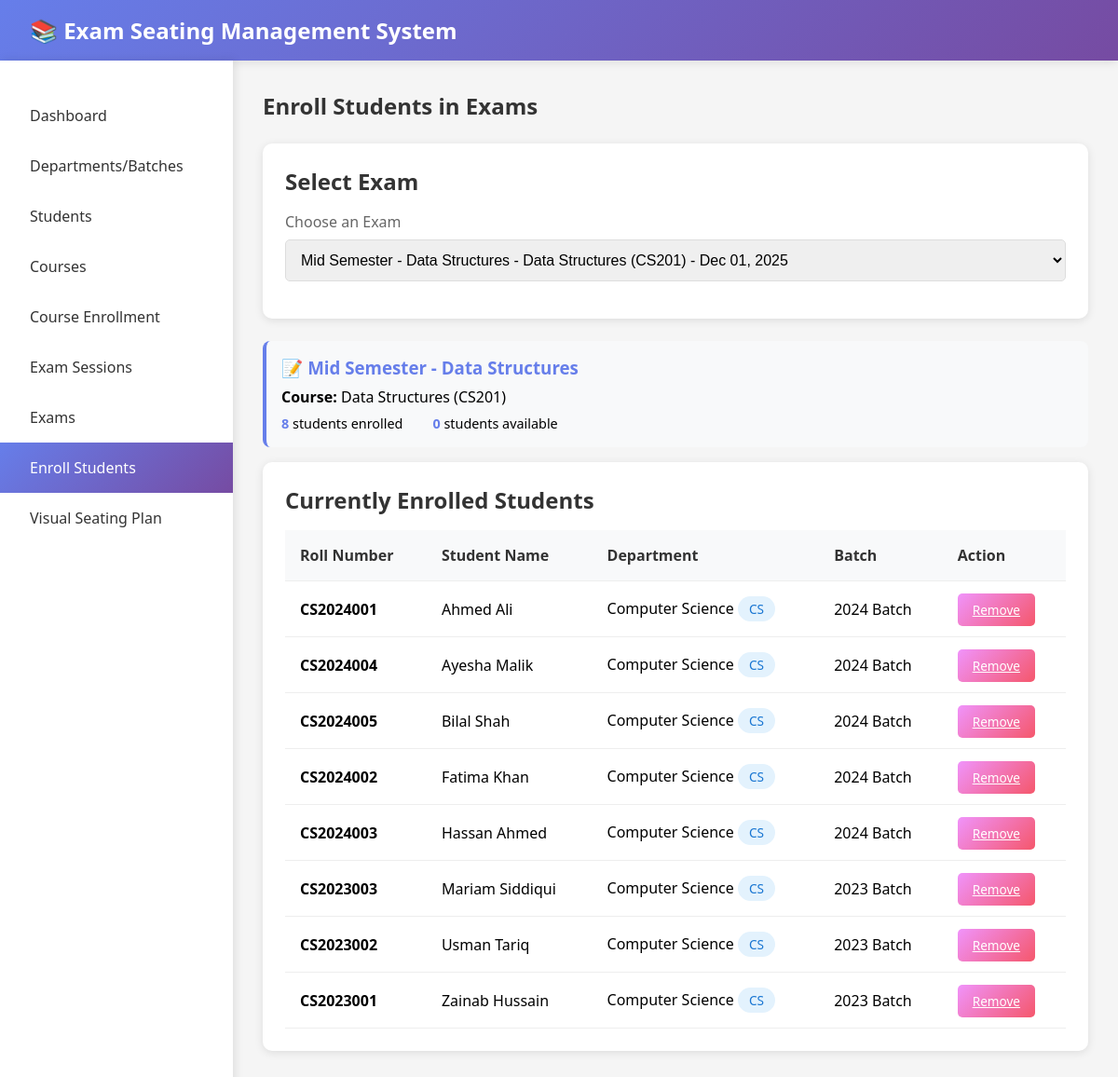
/enroll_students.php?exam_id=1, run on the app's committed database.
### tables this page shows
CREATE TABLE exams (
    id INT PRIMARY KEY AUTO_INCREMENT,
    name VARCHAR(200) NOT NULL,
    exam_date DATE NOT NULL,
    start_time TIME NOT NULL,
    end_time TIME NOT NULL,
    course_id INT NOT NULL,
    created_at TIMESTAMP DEFAULT CURRENT_TIMESTAMP,
    FOREIGN KEY (course_id) REFERENCES courses(id) ON DELETE CASCADE
);

CREATE TABLE courses (
    id INT PRIMARY KEY AUTO_INCREMENT,
    department_id INT NOT NULL,
    name VARCHAR(200) NOT NULL,
    code VARCHAR(20) NOT NULL UNIQUE,
    credits INT DEFAULT 3,
    created_at TIMESTAMP DEFAULT CURRENT_TIMESTAMP,
    FOREIGN KEY (department_id) REFERENCES departments(id) ON DELETE CASCADE
);

CREATE TABLE exam_enrollments (
    id INT PRIMARY KEY AUTO_INCREMENT,
    exam_id INT NOT NULL,
    student_id INT NOT NULL,
    created_at TIMESTAMP DEFAULT CURRENT_TIMESTAMP,
    FOREIGN KEY (exam_id) REFERENCES exams(id) ON DELETE CASCADE,
    FOREIGN KEY (student_id) REFERENCES students(id) ON DELETE CASCADE,
    UNIQUE KEY unique_enrollment (exam_id, student_id)
);

CREATE TABLE students (
    id INT PRIMARY KEY AUTO_INCREMENT,
    name VARCHAR(100) NOT NULL,
    roll_number VARCHAR(50) NOT NULL UNIQUE,
    batch_id INT NOT NULL,
    department_id INT NOT NULL,
    created_at TIMESTAMP DEFAULT CURRENT_TIMESTAMP,
    FOREIGN KEY (batch_id) REFERENCES batches(id) ON DELETE CASCADE,
    FOREIGN KEY (department_id) REFERENCES departments(id) ON DELETE CASCADE
);

CREATE TABLE departments (
    id INT PRIMARY KEY AUTO_INCREMENT,
    name VARCHAR(100) NOT NULL,
    code VARCHAR(20) NOT NULL UNIQUE,
     created_at TIMESTAMP DEFAULT CURRENT_TIMESTAMP
);

CREATE TABLE batches (
    id INT PRIMARY KEY AUTO_INCREMENT,
    department_id INT NOT NULL,
    name VARCHAR(100) NOT NULL,
    year INT NOT NULL,
    created_at TIMESTAMP DEFAULT CURRENT_TIMESTAMP,
    FOREIGN KEY (department_id) REFERENCES departments(id) ON DELETE CASCADE
);

### enroll_students.php (the view, shortened to what this page needs)
<?php
$conn = getConnection();
$exams = $conn->query("
    SELECT e.*, c.name as course_name, c.code as course_code, d.name as dept_name
    FROM exams e
    JOIN courses c ON e.course_id = c.id
    JOIN departments d ON c.department_id = d.id
    ORDER BY e.exam_date DESC
");
$selected_exam_id = isset($_GET['exam_id']) ? intval($_GET['exam_id']) : 0;
$selected_exam = null;
$enrolled_students = null;
$available_students = null;
if ($selected_exam_id > 0) {
    $selected_exam = $conn->query("
        SELECT e.*, c.name as course_name, c.code as course_code, c.department_id
        FROM exams e
        JOIN courses c ON e.course_id = c.id
        WHERE e.id = $selected_exam_id
    ")->fetch_assoc();
    if ($selected_exam) {
        $course_dept_id = $selected_exam['department_id'];
        $enrolled_students = $conn->query("
            SELECT ee.id as enrollment_id, s.*, b.name as batch_name, d.name as dept_name, d.code as dept_code
            FROM exam_enrollments ee
            JOIN students s ON ee.student_id = s.id
            JOIN batches b ON s.batch_id = b.id
            JOIN departments d ON s.department_id = d.id
            WHERE ee.exam_id = $selected_exam_id
            ORDER BY s.name
        ");
        $available_students = $conn->query("
            SELECT s.*, b.name as batch_name, d.name as dept_name, d.code as dept_code
            FROM students s
            JOIN batches b ON s.batch_id = b.id
            JOIN departments d ON s.department_id = d.id
            WHERE s.department_id = $course_dept_id
            AND s.id NOT IN (SELECT student_id FROM exam_enrollments WHERE exam_id = $selected_exam_id)
            ORDER BY s.name
        ");
    }
}
?>
<!DOCTYPE html>
<html lang="en">
<head>
     <link rel ="stylesheet" href="style.css">
</head>
<body>
    <div class="navbar">
        <h1>📚 Exam Seating Management System</h1>
    </div>
    <div class="container">
        <div class="sidebar">
            <a href="index.php"> Dashboard</a>
            <a href="departments.php"> Departments/Batches</a>
            <a href="students.php"> Students</a>
            <a href="courses.php"> Courses</a>
            <a href="student_course_enrollment.php"> Course Enrollment</a>
            <a href="sessions.php"> Exam Sessions</a>
            <a href="exams.php">Exams</a>
            <a href="enroll_students.php"class="active"> Enroll Students</a>
            <a href="visual_seating.php" > Visual Seating Plan</a>
        </div>
        <div class="main-content">
            <h2 style="margin-bottom: 1.5rem; color: #333;">Enroll Students in Exams</h2>
            <div class="card">
                <h2>Select Exam</h2>
                <form method="GET">
                    <div class="form-group">
                        <label>Choose an Exam</label>
                        <select name="exam_id" onchange="this.form.submit()" required>
                            <?php
                            $exams->data_seek(0);
                            while ($exam = $exams->fetch_assoc()):
                            ?>
                            <option value="<?php echo $exam['id']; ?>" <?php echo ($exam['id'] == $selected_exam_id) ? 'selected' : ''; ?>>
                                <?php echo htmlspecialchars($exam['name'] . ' - ' . $exam['course_name'] . ' (' . $exam['course_code'] . ') - ' . date('M d, Y', strtotime($exam['exam_date']))); ?>
                            </option>
                            <?php endwhile; ?>
                        </select>
                    </div>
                </form>
            </div>
            <?php if ($selected_exam): ?>
                <div class="exam-info">
                    <h3>📝 <?php echo htmlspecialchars($selected_exam['name']); ?></h3>
                    <p><strong>Course:</strong> <?php echo htmlspecialchars($selected_exam['course_name'] . ' (' . $selected_exam['course_code'] . ')'); ?></p>
                    <div class="stats">
                        <div class="stat-item">
                            <strong><?php echo $enrolled_students->num_rows; ?></strong> students enrolled
                        </div>
                        <div class="stat-item">
                            <strong><?php echo $available_students->num_rows; ?></strong> students available
                        </div>
                    </div>
                </div>
                <?php if ($enrolled_students->num_rows > 0): ?>
                <div class="card">
                    <h2>Currently Enrolled Students</h2>
                    <table>
                        <thead>
                            <tr>
                                <th>Roll Number</th>
                                <th>Student Name</th>
                                <th>Department</th>
                                <th>Batch</th>
                                <th>Action</th>
                            </tr>
                        </thead>
                        <tbody>
                            <?php while ($student = $enrolled_students->fetch_assoc()):
                                $dept_class = 'dept-cs';
                            ?>
                            <tr>
                                <td><strong><?php echo htmlspecialchars($student['roll_number']); ?></strong></td>
                                <td><?php echo htmlspecialchars($student['name']); ?></td>
                                <td>
                                    <?php echo htmlspecialchars($student['dept_name']); ?>
                                    <span class="badge <?php echo $dept_class; ?>"><?php echo htmlspecialchars($student['dept_code']); ?></span>
                                </td>
                                <td><?php echo htmlspecialchars($student['batch_name']); ?></td>
                                <td>
                                    <a href="?remove=1&enrollment_id=<?php echo $student['enrollment_id']; ?>"
                                       class="btn btn-danger btn-small"
                                       onclick="return confirm('Remove this student from the exam?')">
                                        Remove
                                    </a>
                                </td>
                            </tr>
                            <?php endwhile; ?>
                        </tbody>
                    </table>
                </div>
                <?php endif; ?>
            <?php endif; ?>
        </div>
    </div>
</body>
</html>

### style.css (style rules this page uses)
* { margin: 0; padding: 0; box-sizing: border-box; }
body { font-family: 'Segoe UI', Tahoma, Geneva, Verdana, sans-serif; background: #f5f5f5; font-size: 16px; }
.navbar { background: linear-gradient(135deg, #667eea 0%, #764ba2 100%); color: white; padding: 1rem 2rem; box-shadow: 0 2px 10px rgba(0,0,0,0.1); position: relative; }
.navbar h1 { font-size: 1.5rem; }
.container { display: flex; min-height: calc(100vh - 70px); }
.sidebar { width: 250px; background: white; padding: 2rem 0; box-shadow: 2px 0 10px rgba(0,0,0,0.1); transition: transform 0.3s ease; position: relative; z-index: 100; }
.sidebar a { display: block; padding: 1rem 2rem; color: #333; text-decoration: none; transition: all 0.3s; white-space: nowrap; overflow: hidden; text-overflow: ellipsis; }
.sidebar a:hover, .sidebar a.active { background: linear-gradient(135deg, #667eea 0%, #764ba2 100%); color: white; }
.main-content { flex: 1; padding: 2rem; overflow-x: hidden; }
.card { background: white; padding: 1.5rem; border-radius: 10px; box-shadow: 0 2px 10px rgba(0,0,0,0.1); margin-bottom: 1.5rem; overflow-x: auto; }
.card h2 { margin-bottom: 1rem; color: #333; font-size: 1.5rem; }
table { width: 100%; border-collapse: collapse; min-width: 600px; }
th, td { padding: 1rem; text-align: left; border-bottom: 1px solid #eee; }
th { background: #f8f9fa; font-weight: 600; color: #333; }
.form-group { display: flex; flex-direction: column; }
.form-group label { margin-bottom: 0.5rem; color: #666; font-weight: 500; }
.form-group input, .form-group select, .form-group textarea { padding: 0.75rem; border: 1px solid #ddd; border-radius: 5px; font-size: 1rem; width: 100%; }
.btn { padding: 0.75rem 1.5rem; background: linear-gradient(135deg, #667eea 0%, #764ba2 100%); color: white; border: none; border-radius: 5px; cursor: pointer; font-size: 1rem; transition: all 0.3s; white-space: nowrap; }
.badge { display: inline-block; padding: 0.25rem 0.75rem; border-radius: 20px; font-size: 0.85rem; font-weight: 500; }

### enroll_students.php (style rules this page uses)
* { margin: 0; padding: 0; box-sizing: border-box; }
body { font-family: 'Segoe UI', Tahoma, Geneva, Verdana, sans-serif; background: #f5f5f5; }
.navbar { background: linear-gradient(135deg, #667eea 0%, #764ba2 100%); color: white; padding: 1rem 2rem; box-shadow: 0 2px 10px rgba(0,0,0,0.1); }
.navbar h1 { font-size: 1.5rem; }
.container { display: flex; min-height: calc(100vh - 70px); }
.sidebar { width: 250px; background: white; padding: 2rem 0; box-shadow: 2px 0 10px rgba(0,0,0,0.1); }
.sidebar a { display: block; padding: 1rem 2rem; color: #333; text-decoration: none; transition: all 0.3s; }
.sidebar a:hover, .sidebar a.active { background: linear-gradient(135deg, #667eea 0%, #764ba2 100%); color: white; }
.main-content { flex: 1; padding: 2rem; }
.card { background: white; padding: 1.5rem; border-radius: 10px; box-shadow: 0 2px 10px rgba(0,0,0,0.1); margin-bottom: 1.5rem; }
.card h2 { margin-bottom: 1rem; color: #333; }
.form-group { display: flex; flex-direction: column; margin-bottom: 1rem; }
.form-group label { margin-bottom: 0.5rem; color: #666; font-weight: 500; }
.form-group select { padding: 0.75rem; border: 1px solid #ddd; border-radius: 5px; font-size: 1rem; }
.btn { padding: 0.75rem 1.5rem; background: linear-gradient(135deg, #667eea 0%, #764ba2 100%); color: white; border: none; border-radius: 5px; cursor: pointer; font-size: 1rem; }
.btn-danger { background: linear-gradient(135deg, #f093fb 0%, #f5576c 100%); }
.btn-small { padding: 0.5rem 1rem; font-size: 0.85rem; }
table { width: 100%; border-collapse: collapse; }
th, td { padding: 1rem; text-align: left; border-bottom: 1px solid #eee; }
th { background: #f8f9fa; font-weight: 600; color: #333; }
.badge { display: inline-block; padding: 0.25rem 0.75rem; border-radius: 20px; font-size: 0.85rem; font-weight: 500; }
.dept-cs { background: #e3f2fd; color: #1976d2; }
.exam-info { background: #f8f9fa; padding: 1rem; border-radius: 8px; margin-bottom: 1rem; border-left: 4px solid #667eea; }
.exam-info h3 { color: #667eea; margin-bottom: 0.5rem; }
.stats { display: flex; gap: 2rem; margin-top: 0.5rem; }
.stat-item { font-size: 0.9rem; }
.stat-item strong { color: #667eea; }

### data on the page
exams: name "Mid Semester - Data Structures", course.code "Data Structures (CS201)"
exam_enrollments: student.roll_number "CS2024001", student.name "Ahmed Ali", departments.name "Computer Science", departments.code "CS", batches.name "2024 Batch"
exam_enrollments: student.roll_number "CS2024004", student.name "Ayesha Malik", departments.name "Computer Science", departments.code "CS", batches.name "2024 Batch"
exam_enrollments: student.roll_number "CS2024005", student.name "Bilal Shah", departments.name "Computer Science", departments.code "CS", batches.name "2024 Batch"
exam_enrollments: student.roll_number "CS2024002", student.name "Fatima Khan", departments.name "Computer Science", departments.code "CS", batches.name "2024 Batch"
exam_enrollments: student.roll_number "CS2024003", student.name "Hassan Ahmed", departments.name "Computer Science", departments.code "CS", batches.name "2024 Batch"
exam_enrollments: student.roll_number "CS2023003", student.name "Mariam Siddiqui", departments.name "Computer Science", departments.code "CS", batches.name "2023 Batch"
exam_enrollments: student.roll_number "CS2023002", student.name "Usman Tariq", departments.name "Computer Science", departments.code "CS", batches.name "2023 Batch"
exam_enrollments: student.roll_number "CS2023001", student.name "Zainab Hussain", departments.name "Computer Science", departments.code "CS", batches.name "2023 Batch"

### other printed values
$enrolled_students->num_rows "8"
$available_students->num_rows "0"
form field exam_id "Mid Semester - Data Structures - Data Structures (CS201) - Dec 01, 2025"
